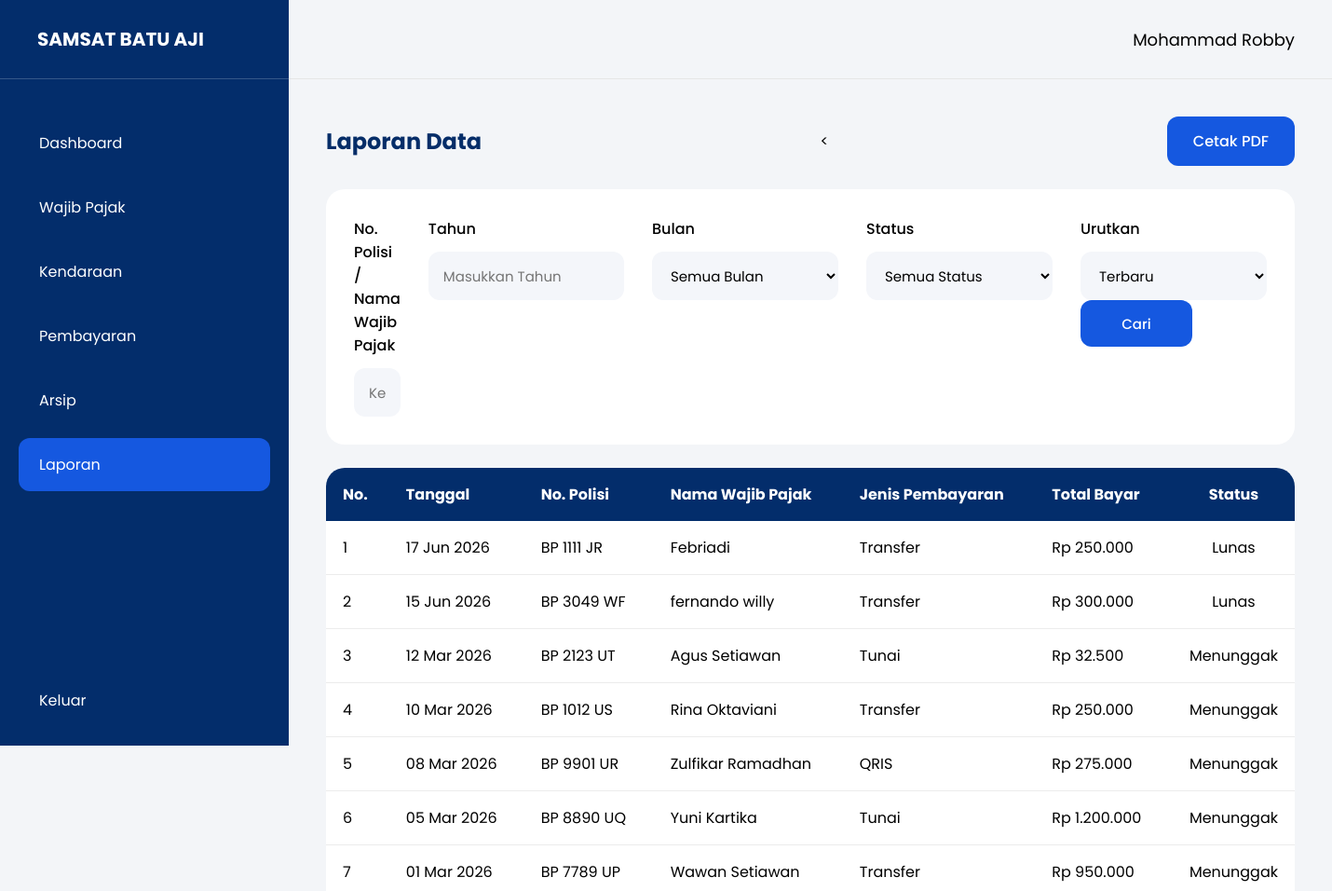
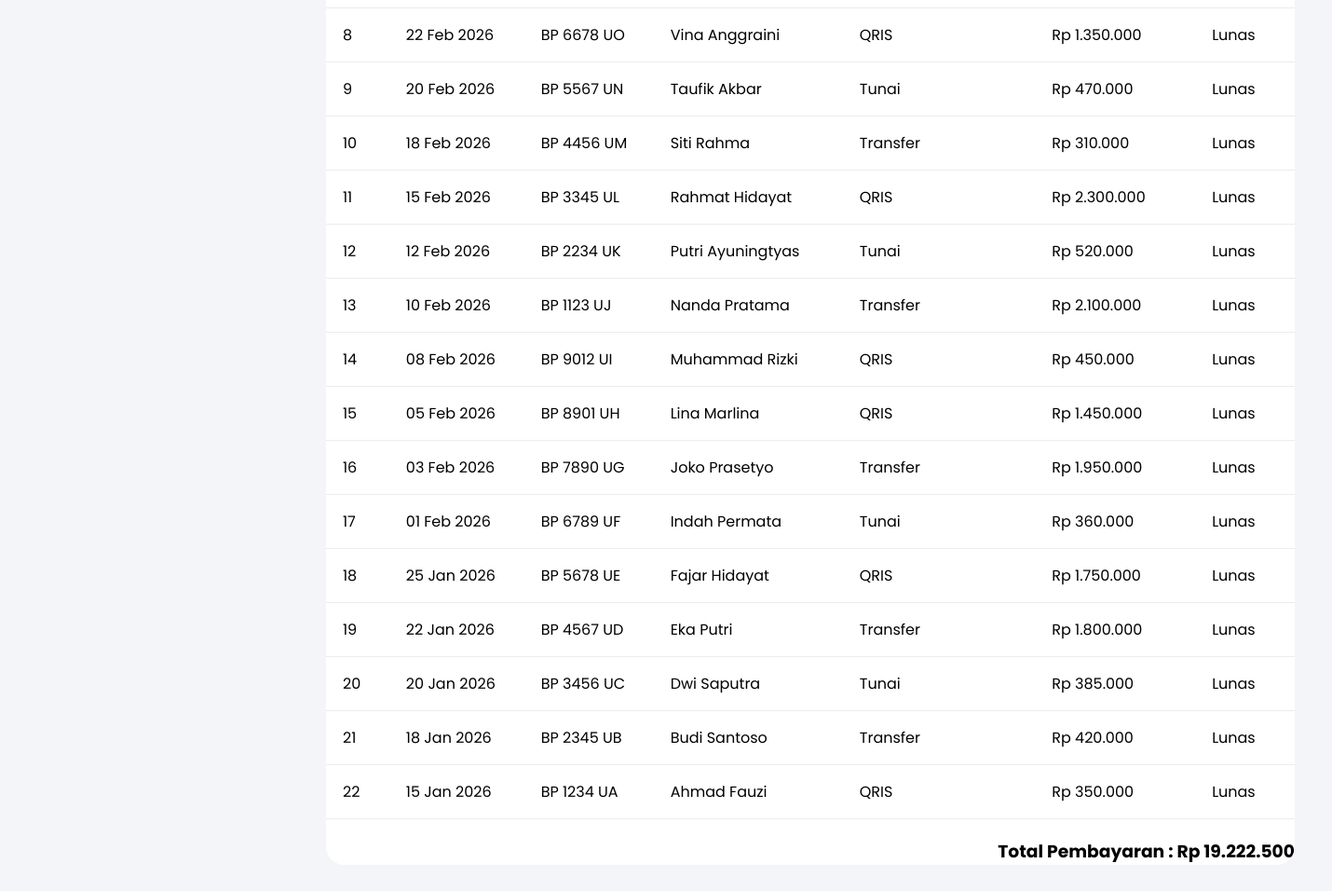
Page /pages/laporan.php (signed in) on the earlier database version (2 pictures, top to bottom).
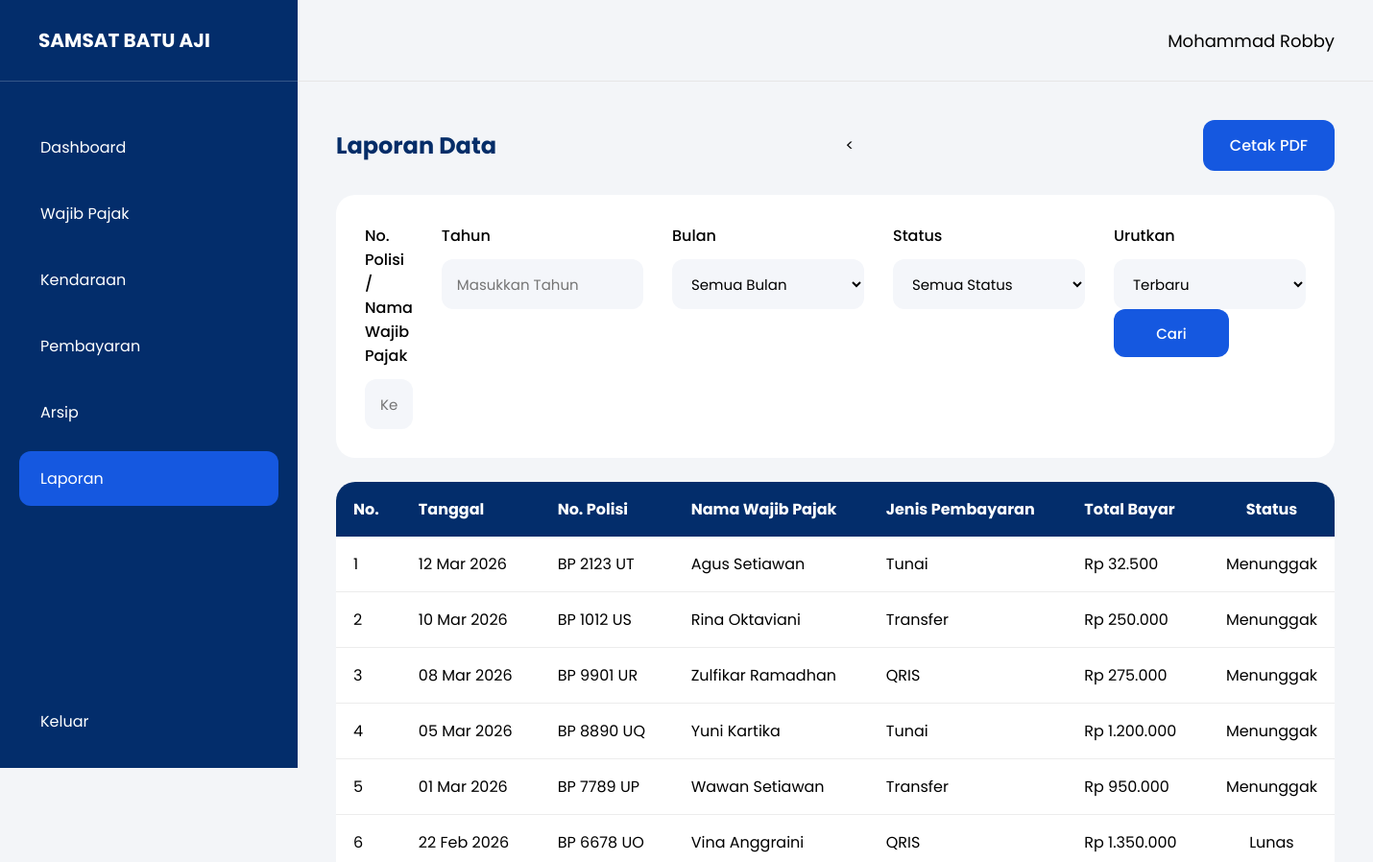
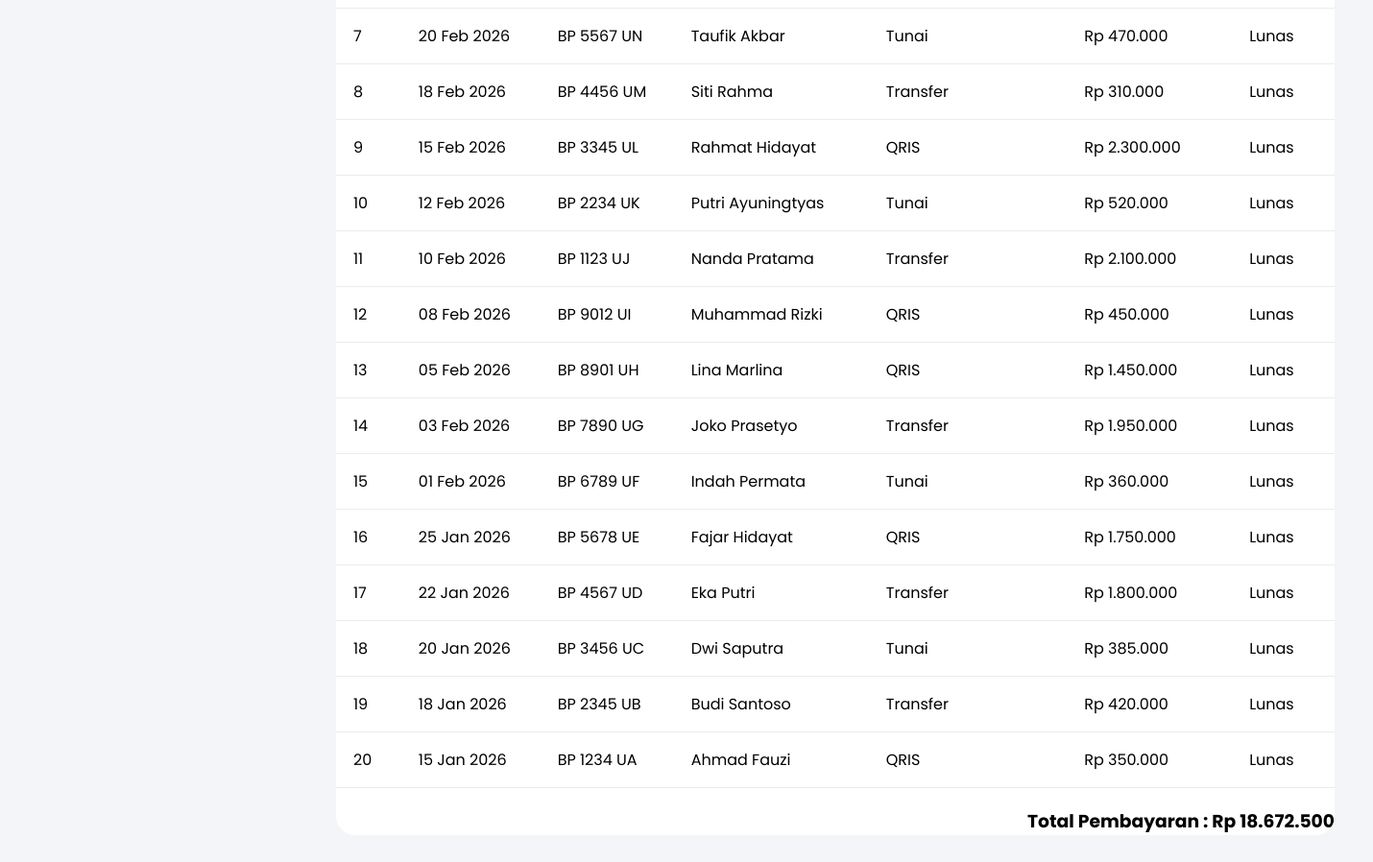
Same page on the later database version (2 pictures, top to bottom).
### tables this page shows
CREATE TABLE `pembayaran` (
  `id_pembayaran` int(11) NOT NULL,
  `id_kendaraan` int(11) NOT NULL,
  `tanggal_bayar` date NOT NULL,
  `jenis_pembayaran` enum('QRIS','Transfer','Tunai') NOT NULL,
  `total_bayar` decimal(12,2) NOT NULL,
  `status_pembayaran` enum('Lunas','Menunggak') NOT NULL
);

CREATE TABLE `kendaraan` (
  `id_kendaraan` int(11) NOT NULL,
  `id_wajib_pajak` int(11) NOT NULL,
  `no_polisi` varchar(15) NOT NULL,
  `merk` varchar(50) NOT NULL,
  `tipe` varchar(50) NOT NULL,
  `tahun` year(4) NOT NULL,
  `status` enum('Aktif','Rusak','Dijual') NOT NULL
);

CREATE TABLE `wajib_pajak` (
  `id_wajib_pajak` int(11) NOT NULL,
  `nama` varchar(100) NOT NULL,
  `no_ktp` varchar(16) NOT NULL,
  `alamat` text NOT NULL,
  `no_hp` varchar(15) NOT NULL
);

### pages/laporan.php (the view, shortened to what the changed rows need)
    <?php
    require_once "../config/database.php";
    $cari = '';
    $status = '';
    $bulan = '';
    $tahun = '';
    $urut = 'DESC';
    $query = mysqli_query(
        $koneksi,
        "SELECT
pembayaran.*,
kendaraan.no_polisi,
wajib_pajak.nama
FROM pembayaran
LEFT JOIN kendaraan
ON pembayaran.id_kendaraan = kendaraan.id_kendaraan
LEFT JOIN wajib_pajak
ON kendaraan.id_wajib_pajak = wajib_pajak.id_wajib_pajak
WHERE
(
    pembayaran.id_pembayaran LIKE '%$cari%'
    OR kendaraan.no_polisi LIKE '%$cari%'
    OR wajib_pajak.nama LIKE '%$cari%'
)
AND
(
    '$status' = ''
    OR pembayaran.status_pembayaran = '$status'
)
AND
(
    '$bulan' = ''
    OR MONTH(pembayaran.tanggal_bayar) = '$bulan'
)
AND
(
    '$tahun' = ''
    OR YEAR(pembayaran.tanggal_bayar) = '$tahun'
)
ORDER BY pembayaran.id_pembayaran $urut"
    );
    ?>
    <!DOCTYPE html>
    <html>
    <head>
        <link rel="stylesheet" href="../assets/css/style.css">
    </head>
    <body>
        <div class="container">
            <div class="main">
                <div class="content">
                    <div class="page-header">
                        <h2>Laporan Data</h2>
                    </div>
                    <div class="table-card">
                        <table class="data-table">
                            <thead>
                                <tr>
                                    <th>No.</th>
                                    <th>Tanggal</th>
                                    <th>No. Polisi</th>
                                    <th>Nama Wajib Pajak</th>
                                    <th>Jenis Pembayaran</th>
                                    <th>Total Bayar</th>
                                    <th>Status</th>
                                </tr>
                            </thead>
                            <tbody>
                                <?php
                                if (mysqli_num_rows($query) > 0) {
                                    $no = 1;
                                    while ($data = mysqli_fetch_assoc($query)) {
                                ?>
                                        <tr>
                                            <td><?php echo $no++; ?></td>
                                            <td>
                                                <?php echo date('d M Y', strtotime($data['tanggal_bayar'])); ?>
                                            </td>
                                            <td>
                                                <?php echo $data['no_polisi']; ?>
                                            </td>
                                            <td>
                                                <?php echo $data['nama']; ?>
                                            </td>
                                            <td>
                                                <?php echo $data['jenis_pembayaran']; ?>
                                            </td>
                                            <td>
                                                Rp <?php echo number_format($data['total_bayar'], 0, ',', '.'); ?>
                                            </td>
                                            <td>
                                                <?php echo $data['status_pembayaran']; ?>
                                            </td>
                                        </tr>
                                    <?php
                                    }
                                }
                                ?>
                            </tbody>
                        </table>
                        <?php
                        $total_query = mysqli_query(
                            $koneksi,
                            "SELECT SUM(total_bayar) as total
FROM pembayaran
WHERE
(
    '$status' = ''
    OR status_pembayaran = '$status'
)
AND
(
    '$bulan' = ''
    OR MONTH(tanggal_bayar) = '$bulan'
)
AND
(
    '$tahun' = ''
    OR YEAR(tanggal_bayar) = '$tahun'
)"
                        );
                        $total_data = mysqli_fetch_assoc($total_query);
                        ?>
                        <div style="margin-top:20px; text-align:right;">
                            <h3>
                                Total Pembayaran :
                                Rp <?php echo number_format($total_data['total'], 0, ',', '.'); ?>
                            </h3>
                        </div>
                    </div>
                </div>
            </div>
        </div>
    </body>
    </html>

Differences in the rows shown:
removed pembayaran: tanggal_bayar "17 Jun 2026", id_kendaraan.no_polisi "BP 1111 JR", wajib_pajak.nama "Febriadi", jenis_pembayaran "Transfer", total_bayar "250.000", status_pembayaran "Lunas"
removed pembayaran: tanggal_bayar "15 Jun 2026", id_kendaraan.no_polisi "BP 3049 WF", wajib_pajak.nama "fernando willy", jenis_pembayaran "Transfer", total_bayar "300.000", status_pembayaran "Lunas"
Other differences:
$total_data['total']: "19.222.500" → "18.672.500"
